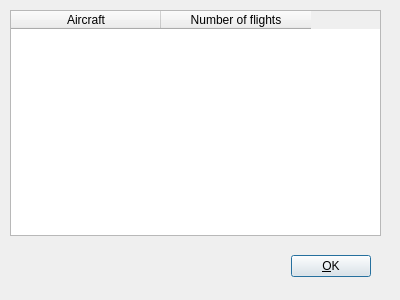
<?xml version="1.0" encoding="UTF-8"?>
<ui version="4.0">
 <class>Dialog</class>
 <widget class="QDialog" name="Dialog">
  <property name="geometry">
   <rect>
    <x>0</x>
    <y>0</y>
    <width>400</width>
    <height>300</height>
   </rect>
  </property>
  <property name="windowTitle">
   <string>Aircraft types</string>
  </property>
  <property name="windowIcon">
   <iconset resource="../resources.qrc">
    <normaloff>:/icons/icons/application-x-siag.png</normaloff>:/icons/icons/application-x-siag.png</iconset>
  </property>
  <widget class="QWidget" name="layoutWidget">
   <property name="geometry">
    <rect>
     <x>20</x>
     <y>250</y>
     <width>351</width>
     <height>33</height>
    </rect>
   </property>
   <layout class="QHBoxLayout">
    <property name="spacing">
     <number>6</number>
    </property>
    <property name="margin">
     <number>0</number>
    </property>
    <item>
     <spacer>
      <property name="orientation">
       <enum>Qt::Horizontal</enum>
      </property>
      <property name="sizeHint" stdset="0">
       <size>
        <width>131</width>
        <height>31</height>
       </size>
      </property>
     </spacer>
    </item>
    <item>
     <widget class="QPushButton" name="okButton">
      <property name="text">
       <string>&amp;OK</string>
      </property>
     </widget>
    </item>
   </layout>
  </widget>
  <widget class="QTableWidget" name="hubsTableWidget">
   <property name="geometry">
    <rect>
     <x>10</x>
     <y>10</y>
     <width>371</width>
     <height>226</height>
    </rect>
   </property>
   <property name="horizontalScrollBarPolicy">
    <enum>Qt::ScrollBarAlwaysOff</enum>
   </property>
   <property name="editTriggers">
    <set>QAbstractItemView::NoEditTriggers</set>
   </property>
   <property name="alternatingRowColors">
    <bool>true</bool>
   </property>
   <property name="selectionMode">
    <enum>QAbstractItemView::SingleSelection</enum>
   </property>
   <attribute name="horizontalHeaderDefaultSectionSize">
    <number>150</number>
   </attribute>
   <attribute name="horizontalHeaderDefaultSectionSize">
    <number>150</number>
   </attribute>
   <column>
    <property name="text">
     <string>Aircraft</string>
    </property>
   </column>
   <column>
    <property name="text">
     <string>Number of flights</string>
    </property>
   </column>
  </widget>
 </widget>
 <resources>
  <include location="../resources.qrc"/>
 </resources>
 <connections>
  <connection>
   <sender>okButton</sender>
   <signal>clicked()</signal>
   <receiver>Dialog</receiver>
   <slot>accept()</slot>
   <hints>
    <hint type="sourcelabel">
     <x>278</x>
     <y>253</y>
    </hint>
    <hint type="destinationlabel">
     <x>96</x>
     <y>254</y>
    </hint>
   </hints>
  </connection>
 </connections>
</ui>
